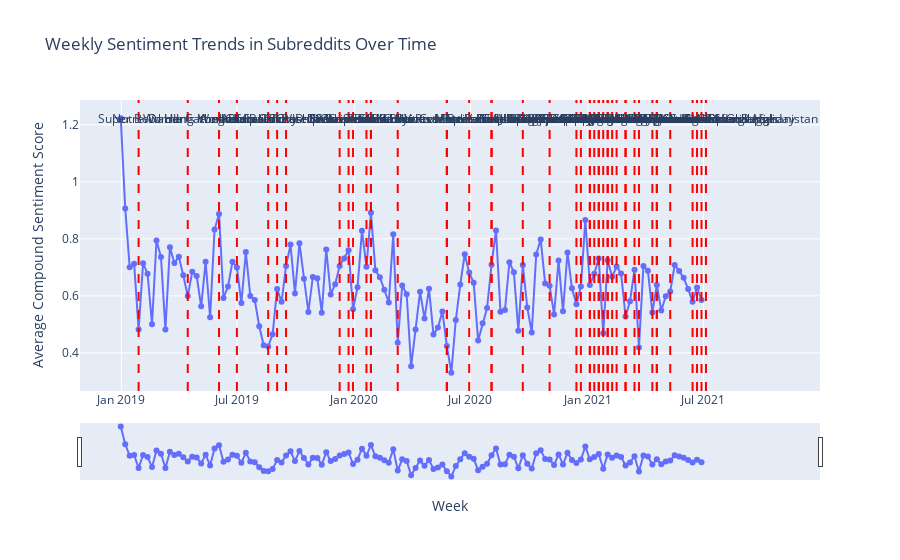

Here is the notebook cell this chart was saved with:
### Code cell
# Create the base time series plot for compound sentiment
fig = go.Figure()

# Add the sentiment time series
fig.add_trace(go.Scatter(x=weekly_sentiments['week'].dt.to_timestamp(), y=weekly_sentiments['weighted_compound'], mode='lines+markers', name='Average Compound Sentiment'))

# Add vertical lines for each major event
for _, row in events_df.iterrows():
    # Add a vertical line for the event
    fig.add_vline(x=row['Start Date'], line=dict(color="red", width=2, dash="dash"))
    
    # Add a hover label with the full event title
    fig.add_annotation(x=row['Start Date'], y=weekly_sentiments['weighted_compound'].max(),
                       text=row['Event'], showarrow=False, hovertext=row['Event'])

# Improve layout
fig.update_layout(
    title='Weekly Sentiment Trends in Subreddits Over Time',
    xaxis_title='Week',
    yaxis_title='Average Compound Sentiment Score',
    xaxis_rangeslider_visible=True
)

# Show the plot
fig.show()

### Figure 1 — Plotly figure (JSON) as saved in the notebook; plotly's stock layout.template omitted (floating-point values rounded to 4 significant figures; data arrays with more than 128 entries replaced by an {"elided": "..."} marker saying what was removed)
{"data": [{"mode": "lines+markers", "name": "Average Compound Sentiment", "type": "scatter", "x": {"elided": "131 str values"}, "y": {"elided": "131 float values"}}], "layout": {"annotations": [{"hovertext": "Super Bowl LIII", "showarrow": false, "text": "Super Bowl LIII", "x": "2019-01-28T00:00:00", "y": 1.223}, {"hovertext": "Notre-Dame Cathedral Fire", "showarrow": false, "text": "Notre-Dame Cathedral Fire", "x": "2019-04-15T00:00:00", "y": 1.223}, {"hovertext": "Hong Kong Protests", "showarrow": false, "text": "Hong Kong Protests", "x": "2019-06-03T00:00:00", "y": 1.223}, {"hovertext": "Women's World Cup Victory - USA", "showarrow": false, "text": "Women's World Cup Victory - USA", "x": "2019-07-01T00:00:00", "y": 1.223}, {"hovertext": "Amazon Rainforest Fires", "showarrow": false, "text": "Amazon Rainforest Fires", "x": "2019-08-19T00:00:00", "y": 1.223}, {"hovertext": "Australian Bushfires", "showarrow": false, "text": "Australian Bushfires", "x": "2019-09-02T00:00:00", "y": 1.223}, {"hovertext": "Global Climate Strikes", "showarrow": false, "text": "Global Climate Strikes", "x": "2019-09-16T00:00:00", "y": 1.223}, {"hovertext": "India's Citizenship Amendment Act Protests", "showarrow": false, "text": "India's Citizenship Amendment Act Protests", "x": "2019-12-09T00:00:00", "y": 1.223}, {"hovertext": "Christmas", "showarrow": false, "text": "Christmas", "x": "2019-12-23T00:00:00", "y": 1.223}, {"hovertext": "COVID-19 Pandemic Continues", "showarrow": false, "text": "COVID-19 Pandemic Continues", "x": "2019-12-30T00:00:00", "y": 1.223}, {"hovertext": "Death of Kobe Bryant", "showarrow": false, "text": "Death of Kobe Bryant", "x": "2020-01-20T00:00:00", "y": 1.223}, {"hovertext": "Brexit", "showarrow": false, "text": "Brexit", "x": "2020-01-27T00:00:00", "y": 1.223}, {"hovertext": "Super Bowl LIV", "showarrow": false, "text": "Super Bowl LIV", "x": "2020-01-27T00:00:00", "y": 1.223}, {"hovertext": "Stock Market Crash", "showarrow": false, "text": "Stock Market Crash", "x": "2020-03-09T00:00:00", "y": 1.223}, {"hovertext": "Global Protests for Racial Justice", "showarrow": false, "text": "Global Protests for Racial Justice", "x": "2020-05-25T00:00:00", "y": 1.223}, {"hovertext": "Black Lives Matter Protests", "showarrow": false, "text": "Black Lives Matter Protests", "x": "2020-05-25T00:00:00", "y": 1.223}, {"hovertext": "Tesla Becomes Most Valuable Car Company", "showarrow": false, "text": "Tesla Becomes Most Valuable Car Company", "x": "2020-06-29T00:00:00", "y": 1.223}, {"hovertext": "Explosion in Beirut", "showarrow": false, "text": "Explosion in Beirut", "x": "2020-08-03T00:00:00", "y": 1.223}, {"hovertext": "Beirut Explosion", "showarrow": false, "text": "Beirut Explosion", "x": "2020-08-03T00:00:00", "y": 1.223}, {"hovertext": "Armenia-Azerbaijan Conflict", "showarrow": false, "text": "Armenia-Azerbaijan Conflict", "x": "2020-09-21T00:00:00", "y": 1.223}, {"hovertext": "U.S. Presidential Election", "showarrow": false, "text": "U.S. Presidential Election", "x": "2020-11-02T00:00:00", "y": 1.223}, {"hovertext": "Development of COVID-19 Vaccines", "showarrow": false, "text": "Development of COVID-19 Vaccines", "x": "2020-12-14T00:00:00", "y": 1.223}, {"hovertext": "Christmas", "showarrow": false, "text": "Christmas", "x": "2020-12-21T00:00:00", "y": 1.223}, {"hovertext": "Facebook's Challenges and Rebranding", "showarrow": false, "text": "Facebook's Challenges and Rebranding", "x": "2021-01-04T00:00:00", "y": 1.223}, {"hovertext": "U.S. Capitol Insurrection", "showarrow": false, "text": "U.S. Capitol Insurrection", "x": "2021-01-04T00:00:00", "y": 1.223}, {"hovertext": "Political Repression in Russia", "showarrow": false, "text": "Political Repression in Russia", "x": "2021-01-11T00:00:00", "y": 1.223}, {"hovertext": "U.S. Rejoins Paris Climate Accord", "showarrow": false, "text": "U.S. Rejoins Paris Climate Accord", "x": "2021-01-18T00:00:00", "y": 1.223}, {"hovertext": "Inauguration of Biden and Harris", "showarrow": false, "text": "Inauguration of Biden and Harris", "x": "2021-01-18T00:00:00", "y": 1.223}, {"hovertext": "GameStop Stock Surge", "showarrow": false, "text": "GameStop Stock Surge", "x": "2021-01-25T00:00:00", "y": 1.223}, {"hovertext": "Global Political Changes", "showarrow": false, "text": "Global Political Changes", "x": "2021-02-01T00:00:00", "y": 1.223}, {"hovertext": "Super Bowl LV", "showarrow": false, "text": "Super Bowl LV", "x": "2021-02-01T00:00:00", "y": 1.223}, {"hovertext": "Extreme Weather Events", "showarrow": false, "text": "Extreme Weather Events", "x": "2021-02-08T00:00:00", "y": 1.223}, {"hovertext": "Space Exploration Advances", "showarrow": false, "text": "Space Exploration Advances", "x": "2021-02-15T00:00:00", "y": 1.223}, {"hovertext": "Meghan and Harry's Interview with Oprah", "showarrow": false, "text": "Meghan and Harry's Interview with Oprah", "x": "2021-03-01T00:00:00", "y": 1.223}, {"hovertext": "Battle Over Voting Rights in the U.S.", "showarrow": false, "text": "Battle Over Voting Rights in the U.S.", "x": "2021-03-01T00:00:00", "y": 1.223}, {"hovertext": "Mass Shootings in the U.S.", "showarrow": false, "text": "Mass Shootings in the U.S.", "x": "2021-03-15T00:00:00", "y": 1.223}, {"hovertext": "Suez Canal Obstruction", "showarrow": false, "text": "Suez Canal Obstruction", "x": "2021-03-22T00:00:00", "y": 1.223}, {"hovertext": "Notre Dame Cathedral Reconstruction Begins", "showarrow": false, "text": "Notre Dame Cathedral Reconstruction Begins", "x": "2021-04-12T00:00:00", "y": 1.223}, {"hovertext": "Global Recognition of Climate Emergency", "showarrow": false, "text": "Global Recognition of Climate Emergency", "x": "2021-04-19T00:00:00", "y": 1.223}, {"hovertext": "Significant Court Verdicts", "showarrow": false, "text": "Significant Court Verdicts", "x": "2021-04-19T00:00:00", "y": 1.223}, {"hovertext": "Israel-Gaza Conflict", "showarrow": false, "text": "Israel-Gaza Conflict", "x": "2021-05-10T00:00:00", "y": 1.223}, {"hovertext": "Juneteenth Becomes Federal Holiday", "showarrow": false, "text": "Juneteenth Becomes Federal Holiday", "x": "2021-06-14T00:00:00", "y": 1.223}, {"hovertext": "Champlain Towers Collapse", "showarrow": false, "text": "Champlain Towers Collapse", "x": "2021-06-21T00:00:00", "y": 1.223}, {"hovertext": "U.S. Military Withdrawal from Afghanistan", "showarrow": false, "text": "U.S. Military Withdrawal from Afghanistan", "x": "2021-06-28T00:00:00", "y": 1.223}, {"hovertext": "Crisis in Haiti", "showarrow": false, "text": "Crisis in Haiti", "x": "2021-07-05T00:00:00", "y": 1.223}], "shapes": [{"line": {"color": "red", "dash": "dash", "width": 2}, "type": "line", "x0": "2019-01-28T00:00:00", "x1": "2019-01-28T00:00:00", "xref": "x", "y0": 0, "y1": 1, "yref": "y domain"}, {"line": {"color": "red", "dash": "dash", "width": 2}, "type": "line", "x0": "2019-04-15T00:00:00", "x1": "2019-04-15T00:00:00", "xref": "x", "y0": 0, "y1": 1, "yref": "y domain"}, {"line": {"color": "red", "dash": "dash", "width": 2}, "type": "line", "x0": "2019-06-03T00:00:00", "x1": "2019-06-03T00:00:00", "xref": "x", "y0": 0, "y1": 1, "yref": "y domain"}, {"line": {"color": "red", "dash": "dash", "width": 2}, "type": "line", "x0": "2019-07-01T00:00:00", "x1": "2019-07-01T00:00:00", "xref": "x", "y0": 0, "y1": 1, "yref": "y domain"}, {"line": {"color": "red", "dash": "dash", "width": 2}, "type": "line", "x0": "2019-08-19T00:00:00", "x1": "2019-08-19T00:00:00", "xref": "x", "y0": 0, "y1": 1, "yref": "y domain"}, {"line": {"color": "red", "dash": "dash", "width": 2}, "type": "line", "x0": "2019-09-02T00:00:00", "x1": "2019-09-02T00:00:00", "xref": "x", "y0": 0, "y1": 1, "yref": "y domain"}, {"line": {"color": "red", "dash": "dash", "width": 2}, "type": "line", "x0": "2019-09-16T00:00:00", "x1": "2019-09-16T00:00:00", "xref": "x", "y0": 0, "y1": 1, "yref": "y domain"}, {"line": {"color": "red", "dash": "dash", "width": 2}, "type": "line", "x0": "2019-12-09T00:00:00", "x1": "2019-12-09T00:00:00", "xref": "x", "y0": 0, "y1": 1, "yref": "y domain"}, {"line": {"color": "red", "dash": "dash", "width": 2}, "type": "line", "x0": "2019-12-23T00:00:00", "x1": "2019-12-23T00:00:00", "xref": "x", "y0": 0, "y1": 1, "yref": "y domain"}, {"line": {"color": "red", "dash": "dash", "width": 2}, "type": "line", "x0": "2019-12-30T00:00:00", "x1": "2019-12-30T00:00:00", "xref": "x", "y0": 0, "y1": 1, "yref": "y domain"}, {"line": {"color": "red", "dash": "dash", "width": 2}, "type": "line", "x0": "2020-01-20T00:00:00", "x1": "2020-01-20T00:00:00", "xref": "x", "y0": 0, "y1": 1, "yref": "y domain"}, {"line": {"color": "red", "dash": "dash", "width": 2}, "type": "line", "x0": "2020-01-27T00:00:00", "x1": "2020-01-27T00:00:00", "xref": "x", "y0": 0, "y1": 1, "yref": "y domain"}, {"line": {"color": "red", "dash": "dash", "width": 2}, "type": "line", "x0": "2020-01-27T00:00:00", "x1": "2020-01-27T00:00:00", "xref": "x", "y0": 0, "y1": 1, "yref": "y domain"}, {"line": {"color": "red", "dash": "dash", "width": 2}, "type": "line", "x0": "2020-03-09T00:00:00", "x1": "2020-03-09T00:00:00", "xref": "x", "y0": 0, "y1": 1, "yref": "y domain"}, {"line": {"color": "red", "dash": "dash", "width": 2}, "type": "line", "x0": "2020-05-25T00:00:00", "x1": "2020-05-25T00:00:00", "xref": "x", "y0": 0, "y1": 1, "yref": "y domain"}, {"line": {"color": "red", "dash": "dash", "width": 2}, "type": "line", "x0": "2020-05-25T00:00:00", "x1": "2020-05-25T00:00:00", "xref": "x", "y0": 0, "y1": 1, "yref": "y domain"}, {"line": {"color": "red", "dash": "dash", "width": 2}, "type": "line", "x0": "2020-06-29T00:00:00", "x1": "2020-06-29T00:00:00", "xref": "x", "y0": 0, "y1": 1, "yref": "y domain"}, {"line": {"color": "red", "dash": "dash", "width": 2}, "type": "line", "x0": "2020-08-03T00:00:00", "x1": "2020-08-03T00:00:00", "xref": "x", "y0": 0, "y1": 1, "yref": "y domain"}, {"line": {"color": "red", "dash": "dash", "width": 2}, "type": "line", "x0": "2020-08-03T00:00:00", "x1": "2020-08-03T00:00:00", "xref": "x", "y0": 0, "y1": 1, "yref": "y domain"}, {"line": {"color": "red", "dash": "dash", "width": 2}, "type": "line", "x0": "2020-09-21T00:00:00", "x1": "2020-09-21T00:00:00", "xref": "x", "y0": 0, "y1": 1, "yref": "y domain"}, {"line": {"color": "red", "dash": "dash", "width": 2}, "type": "line", "x0": "2020-11-02T00:00:00", "x1": "2020-11-02T00:00:00", "xref": "x", "y0": 0, "y1": 1, "yref": "y domain"}, {"line": {"color": "red", "dash": "dash", "width": 2}, "type": "line", "x0": "2020-12-14T00:00:00", "x1": "2020-12-14T00:00:00", "xref": "x", "y0": 0, "y1": 1, "yref": "y domain"}, {"line": {"color": "red", "dash": "dash", "width": 2}, "type": "line", "x0": "2020-12-21T00:00:00", "x1": "2020-12-21T00:00:00", "xref": "x", "y0": 0, "y1": 1, "yref": "y domain"}, {"line": {"color": "red", "dash": "dash", "width": 2}, "type": "line", "x0": "2021-01-04T00:00:00", "x1": "2021-01-04T00:00:00", "xref": "x", "y0": 0, "y1": 1, "yref": "y domain"}, {"line": {"color": "red", "dash": "dash", "width": 2}, "type": "line", "x0": "2021-01-04T00:00:00", "x1": "2021-01-04T00:00:00", "xref": "x", "y0": 0, "y1": 1, "yref": "y domain"}, {"line": {"color": "red", "dash": "dash", "width": 2}, "type": "line", "x0": "2021-01-11T00:00:00", "x1": "2021-01-11T00:00:00", "xref": "x", "y0": 0, "y1": 1, "yref": "y domain"}, {"line": {"color": "red", "dash": "dash", "width": 2}, "type": "line", "x0": "2021-01-18T00:00:00", "x1": "2021-01-18T00:00:00", "xref": "x", "y0": 0, "y1": 1, "yref": "y domain"}, {"line": {"color": "red", "dash": "dash", "width": 2}, "type": "line", "x0": "2021-01-18T00:00:00", "x1": "2021-01-18T00:00:00", "xref": "x", "y0": 0, "y1": 1, "yref": "y domain"}, {"line": {"color": "red", "dash": "dash", "width": 2}, "type": "line", "x0": "2021-01-25T00:00:00", "x1": "2021-01-25T00:00:00", "xref": "x", "y0": 0, "y1": 1, "yref": "y domain"}, {"line": {"color": "red", "dash": "dash", "width": 2}, "type": "line", "x0": "2021-02-01T00:00:00", "x1": "2021-02-01T00:00:00", "xref": "x", "y0": 0, "y1": 1, "yref": "y domain"}, {"line": {"color": "red", "dash": "dash", "width": 2}, "type": "line", "x0": "2021-02-01T00:00:00", "x1": "2021-02-01T00:00:00", "xref": "x", "y0": 0, "y1": 1, "yref": "y domain"}, {"line": {"color": "red", "dash": "dash", "width": 2}, "type": "line", "x0": "2021-02-08T00:00:00", "x1": "2021-02-08T00:00:00", "xref": "x", "y0": 0, "y1": 1, "yref": "y domain"}, {"line": {"color": "red", "dash": "dash", "width": 2}, "type": "line", "x0": "2021-02-15T00:00:00", "x1": "2021-02-15T00:00:00", "xref": "x", "y0": 0, "y1": 1, "yref": "y domain"}, {"line": {"color": "red", "dash": "dash", "width": 2}, "type": "line", "x0": "2021-03-01T00:00:00", "x1": "2021-03-01T00:00:00", "xref": "x", "y0": 0, "y1": 1, "yref": "y domain"}, {"line": {"color": "red", "dash": "dash", "width": 2}, "type": "line", "x0": "2021-03-01T00:00:00", "x1": "2021-03-01T00:00:00", "xref": "x", "y0": 0, "y1": 1, "yref": "y domain"}, {"line": {"color": "red", "dash": "dash", "width": 2}, "type": "line", "x0": "2021-03-15T00:00:00", "x1": "2021-03-15T00:00:00", "xref": "x", "y0": 0, "y1": 1, "yref": "y domain"}, {"line": {"color": "red", "dash": "dash", "width": 2}, "type": "line", "x0": "2021-03-22T00:00:00", "x1": "2021-03-22T00:00:00", "xref": "x", "y0": 0, "y1": 1, "yref": "y domain"}, {"line": {"color": "red", "dash": "dash", "width": 2}, "type": "line", "x0": "2021-04-12T00:00:00", "x1": "2021-04-12T00:00:00", "xref": "x", "y0": 0, "y1": 1, "yref": "y domain"}, {"line": {"color": "red", "dash": "dash", "width": 2}, "type": "line", "x0": "2021-04-19T00:00:00", "x1": "2021-04-19T00:00:00", "xref": "x", "y0": 0, "y1": 1, "yref": "y domain"}, {"line": {"color": "red", "dash": "dash", "width": 2}, "type": "line", "x0": "2021-04-19T00:00:00", "x1": "2021-04-19T00:00:00", "xref": "x", "y0": 0, "y1": 1, "yref": "y domain"}, {"line": {"color": "red", "dash": "dash", "width": 2}, "type": "line", "x0": "2021-05-10T00:00:00", "x1": "2021-05-10T00:00:00", "xref": "x", "y0": 0, "y1": 1, "yref": "y domain"}, {"line": {"color": "red", "dash": "dash", "width": 2}, "type": "line", "x0": "2021-06-14T00:00:00", "x1": "2021-06-14T00:00:00", "xref": "x", "y0": 0, "y1": 1, "yref": "y domain"}, {"line": {"color": "red", "dash": "dash", "width": 2}, "type": "line", "x0": "2021-06-21T00:00:00", "x1": "2021-06-21T00:00:00", "xref": "x", "y0": 0, "y1": 1, "yref": "y domain"}, {"line": {"color": "red", "dash": "dash", "width": 2}, "type": "line", "x0": "2021-06-28T00:00:00", "x1": "2021-06-28T00:00:00", "xref": "x", "y0": 0, "y1": 1, "yref": "y domain"}, {"line": {"color": "red", "dash": "dash", "width": 2}, "type": "line", "x0": "2021-07-05T00:00:00", "x1": "2021-07-05T00:00:00", "xref": "x", "y0": 0, "y1": 1, "yref": "y domain"}], "title": {"text": "Weekly Sentiment Trends in Subreddits Over Time"}, "xaxis": {"rangeslider": {"visible": true}, "title": {"text": "Week"}}, "yaxis": {"title": {"text": "Average Compound Sentiment Score"}}}}
